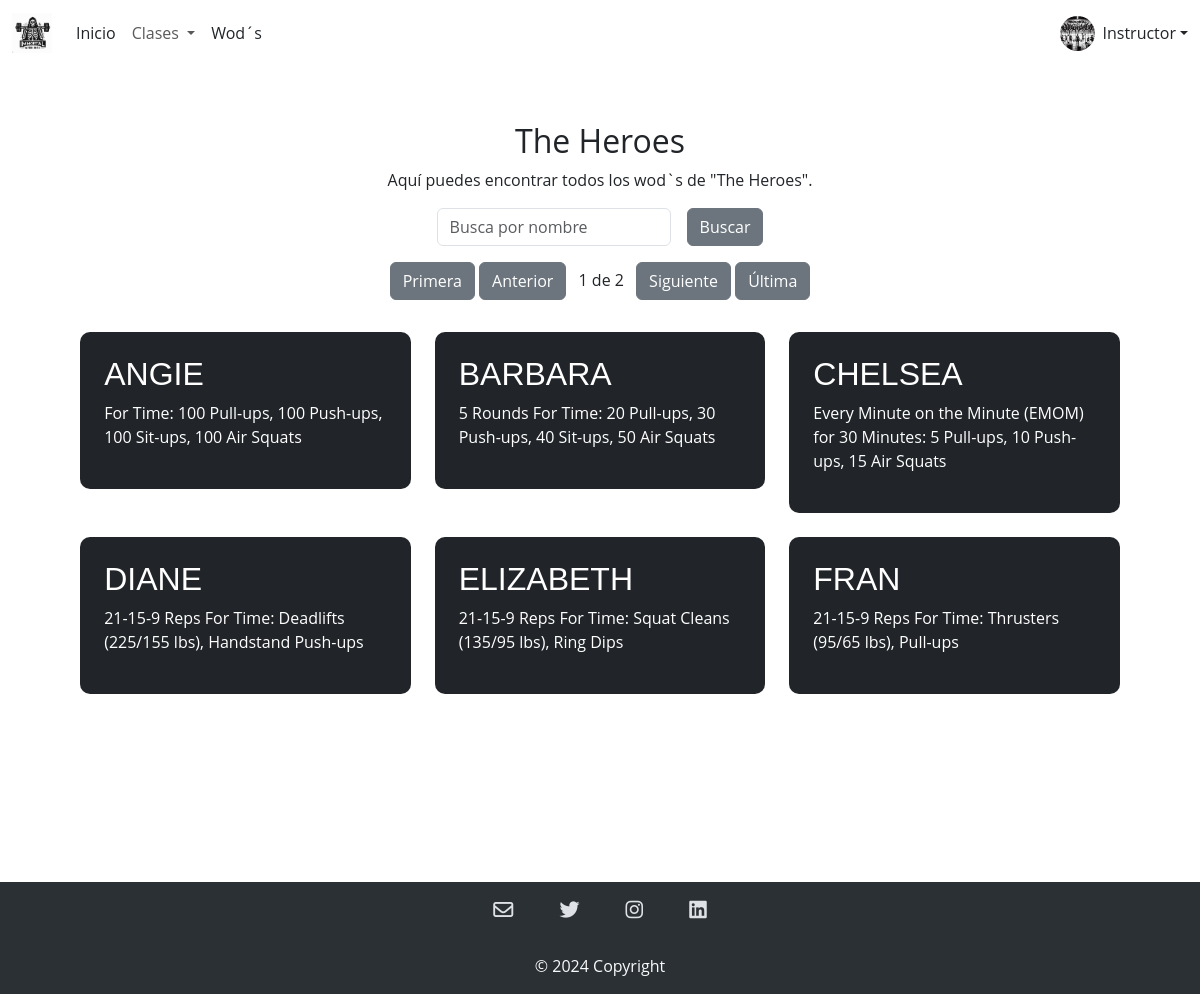
Page /instructor/theGirls.php on the committed database.
### tables this page shows
CREATE TABLE `wods` (
  `ID_Wods` int(11) NOT NULL,
  `Nombre` varchar(255) NOT NULL,
  `Descripcion` varchar(255) NOT NULL,
  `Tipo` enum('The Girls','The Heroes','Programas','Distancias','Desafios','Qualifiers') NOT NULL
);

### instructor/theGirls.php (the view, shortened to what this page needs)
<?php
include '../modulos/headerInstructor.php';
include '../CRUD/conexion.php';
$resultados_por_pagina = 6;
$sql_total = "SELECT COUNT(*) as total FROM wods WHERE tipo = 'The Girls'";
$result_total = $conexion->query($sql_total);
$row_total = $result_total->fetch_assoc();
$total_resultados = $row_total['total'];
$total_paginas = ceil($total_resultados / $resultados_por_pagina);
$pagina_actual = isset($_GET['pagina']) ? $_GET['pagina'] : 1;
$inicio = ($pagina_actual - 1) * $resultados_por_pagina;
$sql_pagina = "SELECT * FROM wods WHERE tipo = 'The Girls' LIMIT $inicio, $resultados_por_pagina";
$result_pagina = $conexion->query($sql_pagina);
?>
<section class="general bg-white my-2">
    <div class="container mt-5">
        <h2 class="text-center">The Heroes</h2>
        <div class="text-center">
            <p>Aquí puedes encontrar todos los wod`s de "The Heroes".</p>
        </div>
        <div id="data-table-basic_filter" class="d-flex justify-content-center gap-3">
            <label class="text-center">
                <input type="search" class="form-control" id="inputBusqueda" placeholder="Busca por nombre" aria-controls="data-table-basic">
            </label>
            <button class="btn btn-secondary ml-3">Buscar</button>
        </div>
        <div id="pagination" class="text-center m-3 ">
            <?php if ($total_paginas > 1) : ?>
                <a href="?pagina=1" class="btn btn-secondary">Primera</a>
                <a href="?pagina=<?php echo $pagina_actual > 1 ? $pagina_actual - 1 : 1; ?>" class="btn btn-secondary">Anterior</a>
                <span class="mx-2"><?php echo $pagina_actual; ?> de <?php echo $total_paginas; ?></span>
                <a href="?pagina=<?php echo $pagina_actual < $total_paginas ? $pagina_actual + 1 : $total_paginas; ?>" class="btn btn-secondary">Siguiente</a>
                <a href="?pagina=<?php echo $total_paginas; ?>" class="btn btn-secondary">Última</a>
            <?php endif; ?>
        </div>
        <div class="row p-3" id="wodContainer">
            <?php
            if ($result_pagina->num_rows > 0) {
                while ($wod = $result_pagina->fetch_assoc()) {
            ?>
                    <div class="cuadro-wod col-md-6 col-lg-4  mb-4">
                        <div class="p-4 bg-dark">
                            <h4 class="titulo-wods"><?php echo $wod['Nombre']; ?></h4>
                            <p><?php echo $wod['Descripcion']; ?></p>
                        </div>
                    </div>
            <?php
                }
            } else {
                echo "No se encontraron wods.";
            }
            ?>
        </div>
    </div>
</section>
<?php
include '../modulos/footer.php';
?>

### css/style.css (style rules this page uses)
* { font-family: 'Open Sans', sans-serif; }
body { background-color: #ffffff; }
.row { display: flex; justify-content: center; }
.container { justify-content: center; align-content: center; }
.p-4 { border-radius: 10px; }
.titulo-wods { font-family: 'Noto Sans JP', sans-serif; text-transform: uppercase; font-size: 2rem; line-height: normal; }
.cuadro-wod { color:white; width: 32%; height: 20%; }
.general { min-height: 100vh; }

### rows in the picture
wods: Nombre "ANGIE", Descripcion "For Time: 100 Pull-ups, 100 Push-ups, 100 Sit-ups, 100 Air Squats"
wods: Nombre "BARBARA", Descripcion "5 Rounds For Time: 20 Pull-ups, 30 Push-ups, 40 Sit-ups, 50 Air Squats"
wods: Nombre "CHELSEA", Descripcion "Every Minute on the Minute (EMOM) for 30 Minutes: 5 Pull-ups, 10 Push-ups, 15 Air Squats"
wods: Nombre "DIANE", Descripcion "21-15-9 Reps For Time: Deadlifts (225/155 lbs), Handstand Push-ups"
wods: Nombre "ELIZABETH", Descripcion "21-15-9 Reps For Time: Squat Cleans (135/95 lbs), Ring Dips"
wods: Nombre "FRAN", Descripcion "21-15-9 Reps For Time: Thrusters (95/65 lbs), Pull-ups"

### other values in the picture
$pagina_actual "1"
$total_paginas "2"
